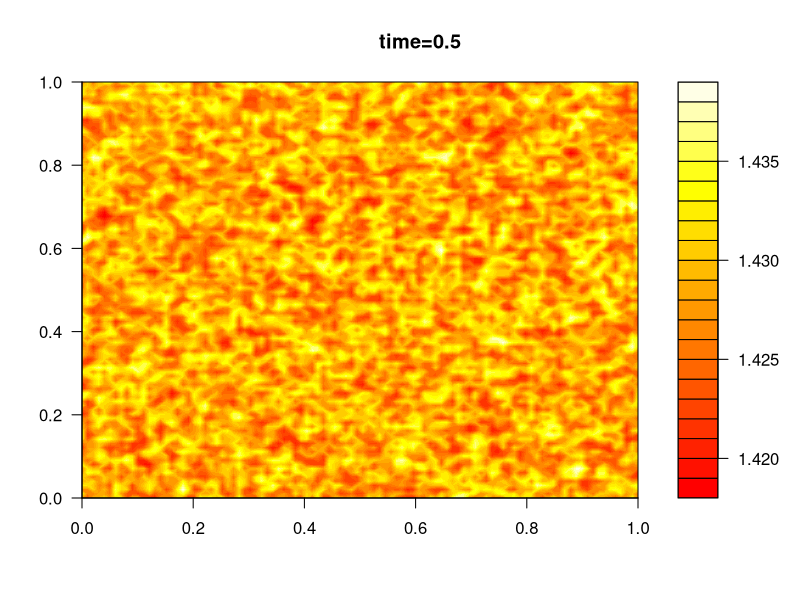
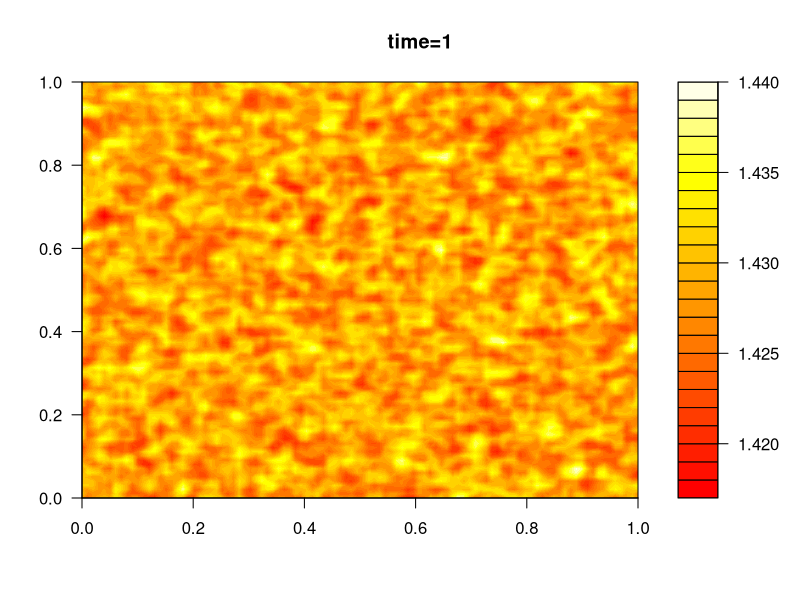
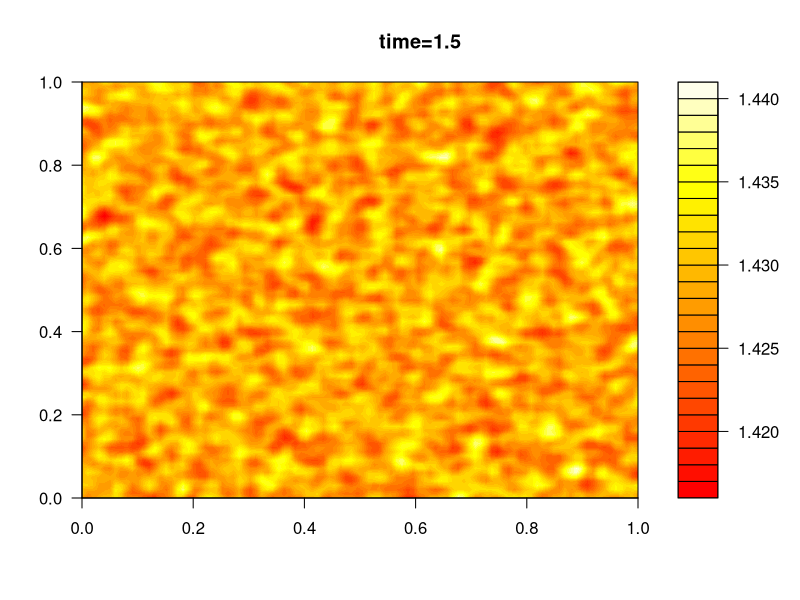
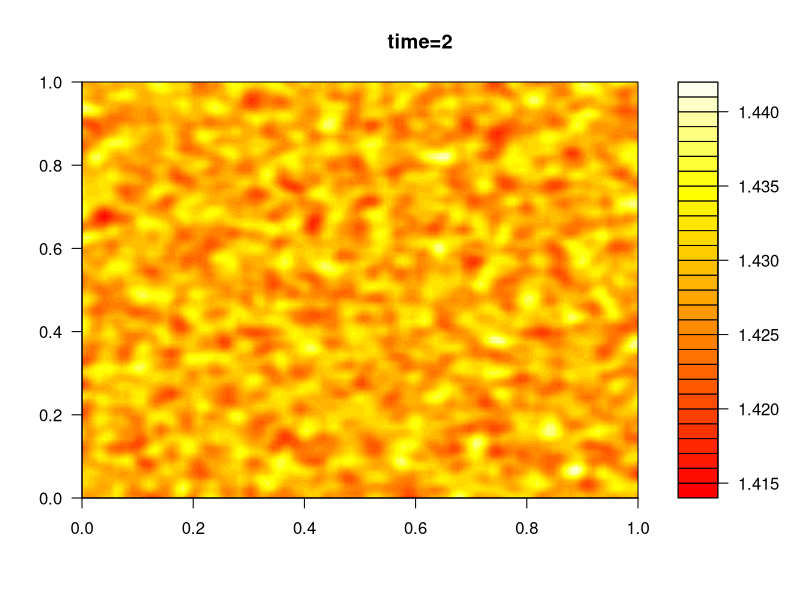
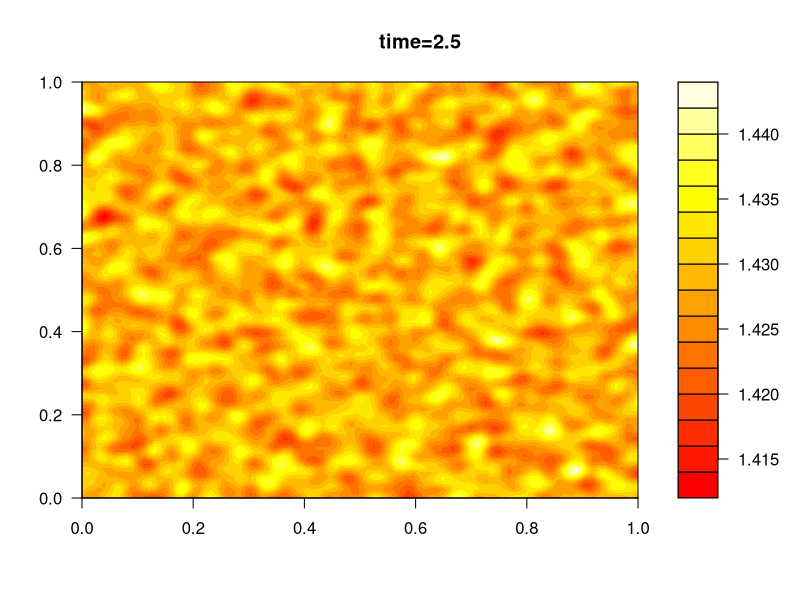
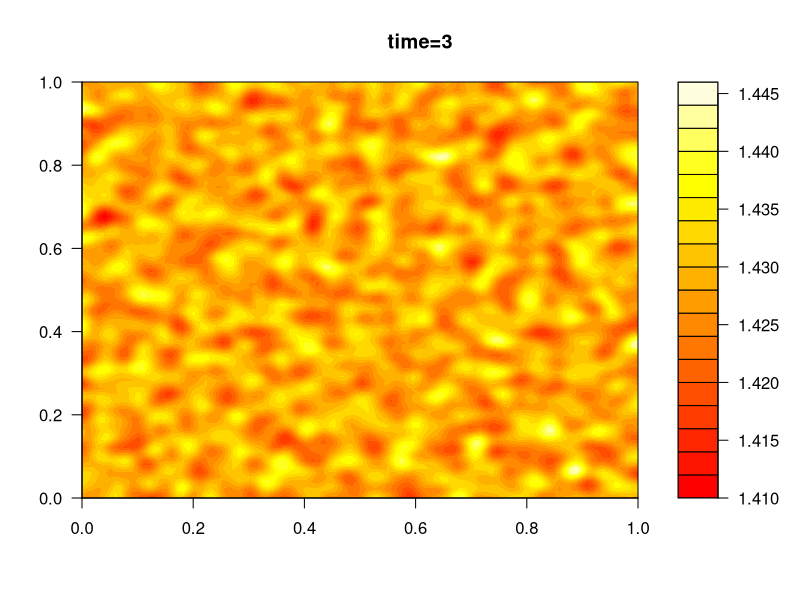
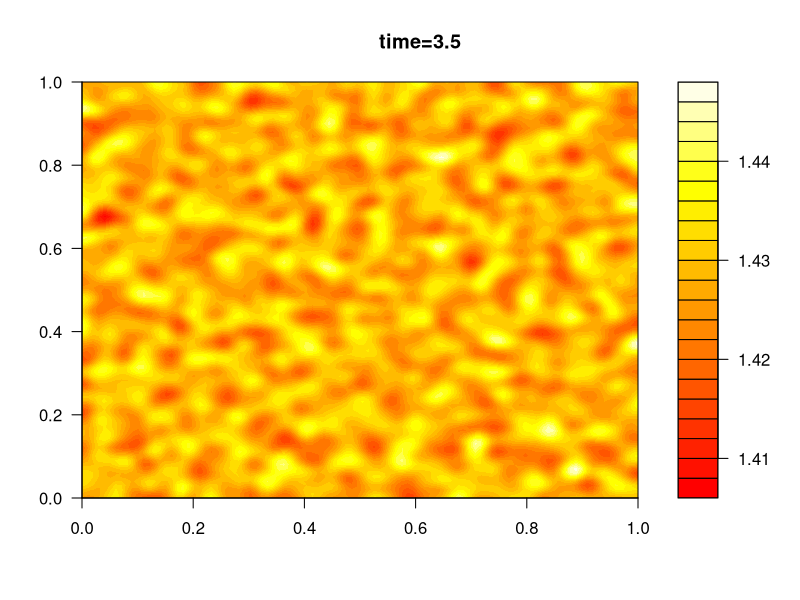
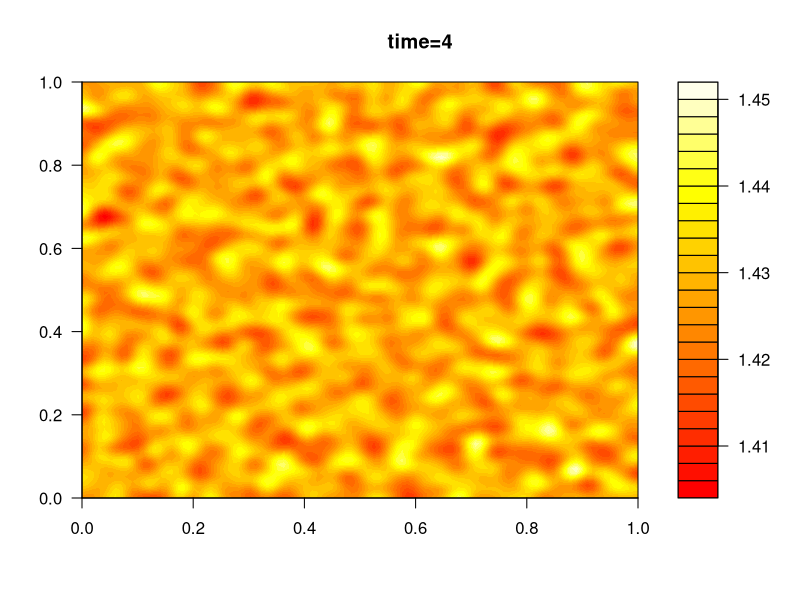

Here is the R script that generated these plots, in order: (Note: a time limit stopped this script after it produced the figures.)
#

#
# Reaction--Diffusion system of Gierer and Meinhardt taken from
#  Edelstien-Keshet book 
#
#             2              (    2         2 )
#  da        a               ( d a        da  )
#  -- =  -------- - mu*a + Da( ---    +   --- )
#  dt    h(1+k*a^2)          (    2         2 )
#                            ( dx         dy  )
#
#
#                       2
#  dh    2             d h
#  -- = a  - nu*h + Dh --- 
#  dt                    2
#                      dx
#
#
#  homogeneous equilibrium
#        nu           nu
#   a = -----,   h = -----
#                       2
#        mu           mu
#
#  is stable when  nu > mu, without diffusion
#
#  
##########################################################################


# parameters
#
mu = 0.7     # self activation rate
nu = 1       # self inhibition rate
ks = 0.2     # saturation constant for activator
ks = 0.0

Da = 0.5    # diffusion coefficent of activator
Dh = 25     # diffusion coefficent of inhibitor

Nt = 50000   # number of time steps to take
dt = 0.005   # time step

tplot = 100    # make a plot every this many steps
tpause = 0.001 # system pause in animation

Nx = 100     # number of space steps 
dx = 1.0     # length of space step

# initial conditions -- equilibrium for k=0 or solve for equlibrium, then perturb
#
#a0 = nu/mu    
#h0 = nu/mu^2

# solve for equlibrium
#
sseqn=function(a)(nu/(1+ks*a*a) - mu*a)
a0 = uniroot(sseqn,lower=0,upper=nu/mu)
a0 = a0$root
h0 = a0^2/nu

A = matrix(a0,Nx,Nx) 
H = matrix(h0,Nx,Nx)
Anew = A
Hnew = H

# perturbation of uniform state
#
A = A+matrix(runif((Nx*Nx),-0.01,0.01),Nx,Nx) # perturb


# make reaction functions 
#
Ra = function(x,y) (x  /(y*(1+ks*x*x)) - mu)*x
Rh = function(x,y) (x^2/y - nu)*y 

# per time step hoping rates from diffusion
#
pa = dt*Da/dx^2
ph = dt*Dh/dx^2


# initilize matrix corresponding to the diffusion operator -- no flux conditions
#
Adiff = matrix(0,Nx,Nx)
Adiff[1,1]     = -1.0
Adiff[1,2]     =  1.0
Adiff[Nx,Nx-1] =  1.0
Adiff[Nx,Nx]   = -1.0
for (j in 2:(Nx-1) ){
  Adiff[j,j-1] =  1.0
  Adiff[j,j  ] = -2.0
  Adiff[j,j+1] =  1.0
}


# begin main loop in time
#
for( n in 1:Nt ){
  
  Anew = A + dt*Ra(A,H) + pa*(Adiff%*% A + A %*%Adiff)
  Hnew = H + dt*Rh(A,H) + ph*(Adiff%*% H + H %*%Adiff)
  
  A = Anew
  H = Hnew
  
  if(n %% tplot == 0) {
    
    # animate
    #
    zmax = max(A)
    zmin = min(A)    
    filled.contour(A,zlim=c(zmin,zmax),color.palette=heat.colors)
    title(sprintf("time=%g",n*dt))
    
    # pause
    #
    Sys.sleep(tpause)
  }
  
}  # end time loop
